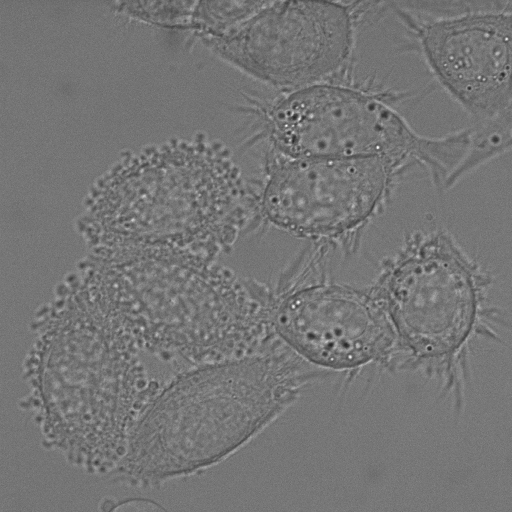
#> input picture COMP9517 20T2 Group Project Image Sequences/DIC-C2DH-HeLa/t001.tif, 512 x 512 px
$ python histogram.py 'COMP9517 20T2 Group Project Image Sequences/DIC-C2DH-HeLa/t001.tif'
#> lines starting #> are read from the running program, lines starting #| are printed output that depends on the picture
import cv2 as cv
import matplotlib.pyplot as plt
import sys

from contrast_stretcher import ContrastStretcher
from min_max_filter import MinMaxFilter
from thresholder import Thresholder
from watershed import Watershed

if __name__ == '__main__':
    image = cv.imread(sys.argv[1], cv.IMREAD_GRAYSCALE)
#> image is the input picture: shape (512, 512); min 37, max 250, mean 117.3
    # cv.imwrite('results/original.png', image)          # TODO: remove
    # image = ContrastStretcher(image).stretch()
    print(image.ravel())
#> (printed output is left out)
    print(image.max())
#| 250
    cv.imwrite('results/stretched.png', image)
    # [9 lines of commented-out code are left out]
    plt.hist(image.ravel(), 256, [0, 256])
    plt.show()
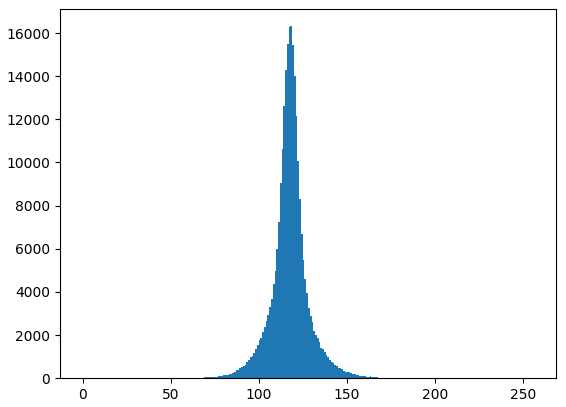
#> figure drawn by matplotlib, 1 panel; tallest bar 16318 high, from x = 118 to 119

$ run again, on COMP9517 20T2 Group Project Image Sequences/DIC-C2DH-HeLa/t003.tif
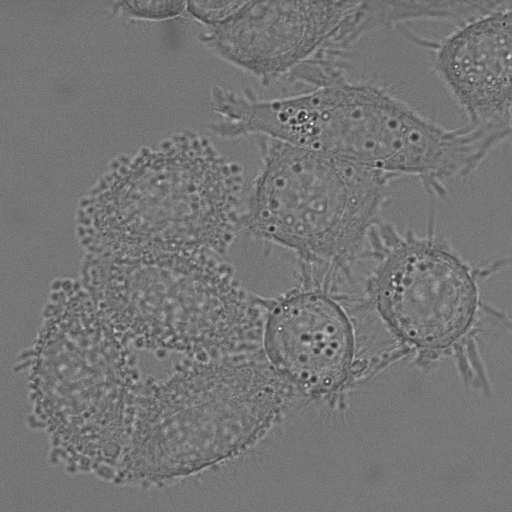
#> input picture COMP9517 20T2 Group Project Image Sequences/DIC-C2DH-HeLa/t003.tif, 512 x 512 px
#> image is the input picture: shape (512, 512); min 29, max 255, mean 117.3
#> (printed output is left out)
#| 255
#> `plt.show()`:
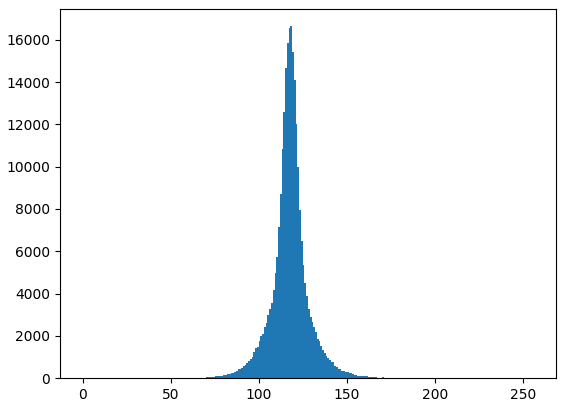
#> figure drawn by matplotlib, 1 panel; tallest bar 16638 high, from x = 118 to 119

$ run again, on COMP9517 20T2 Group Project Image Sequences/DIC-C2DH-HeLa/t005.tif
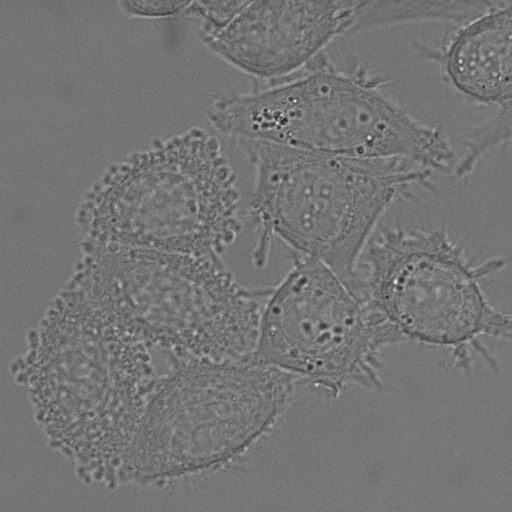
#> input picture COMP9517 20T2 Group Project Image Sequences/DIC-C2DH-HeLa/t005.tif, 512 x 512 px
#> image is the input picture: shape (512, 512); min 34, max 248, mean 116.8
#> (printed output is left out)
#| 248
#> `plt.show()`:
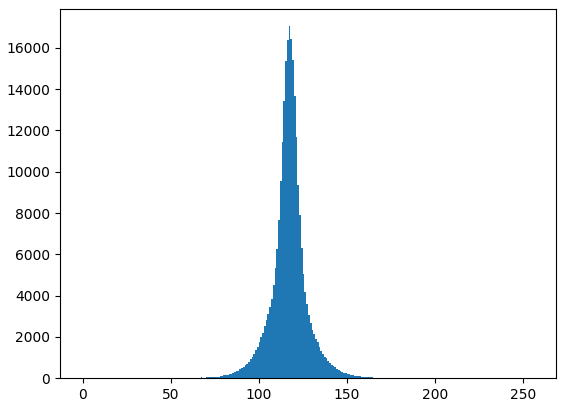
#> figure drawn by matplotlib, 1 panel; tallest bar 17050 high, from x = 117 to 118
